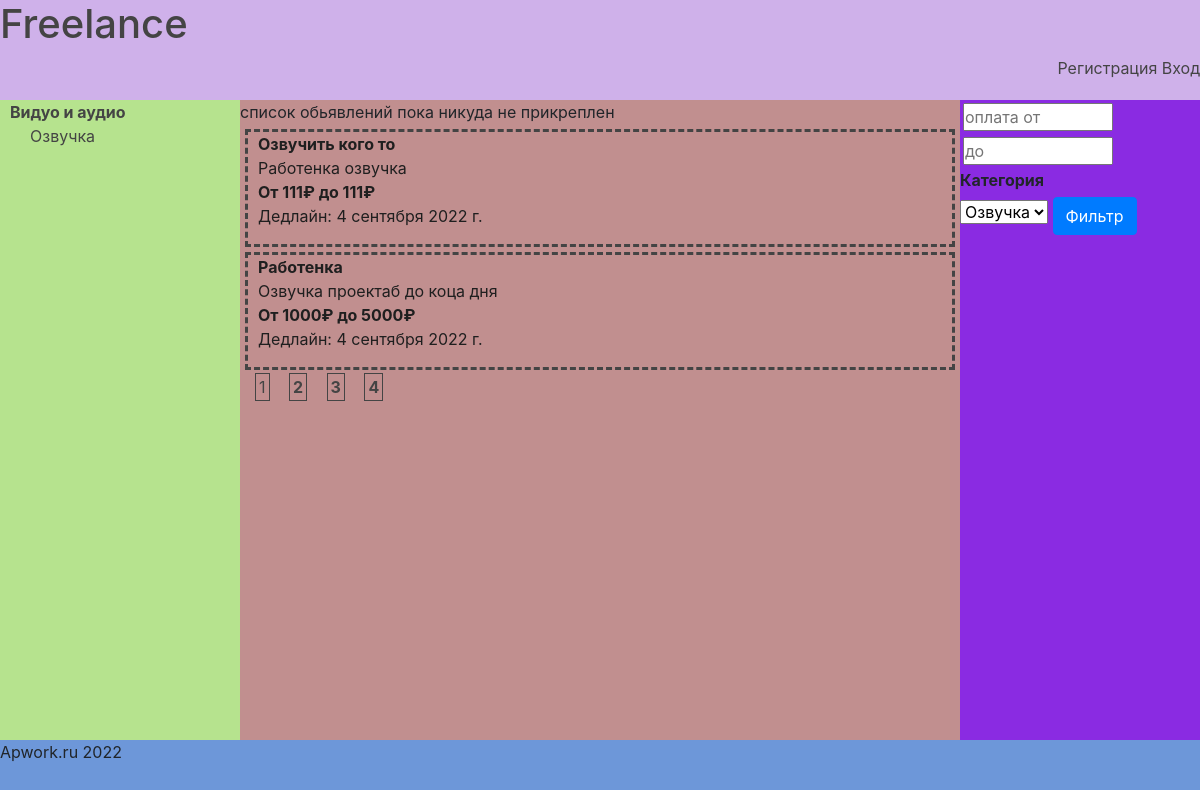
The page /job/ on the database as committed earlier.
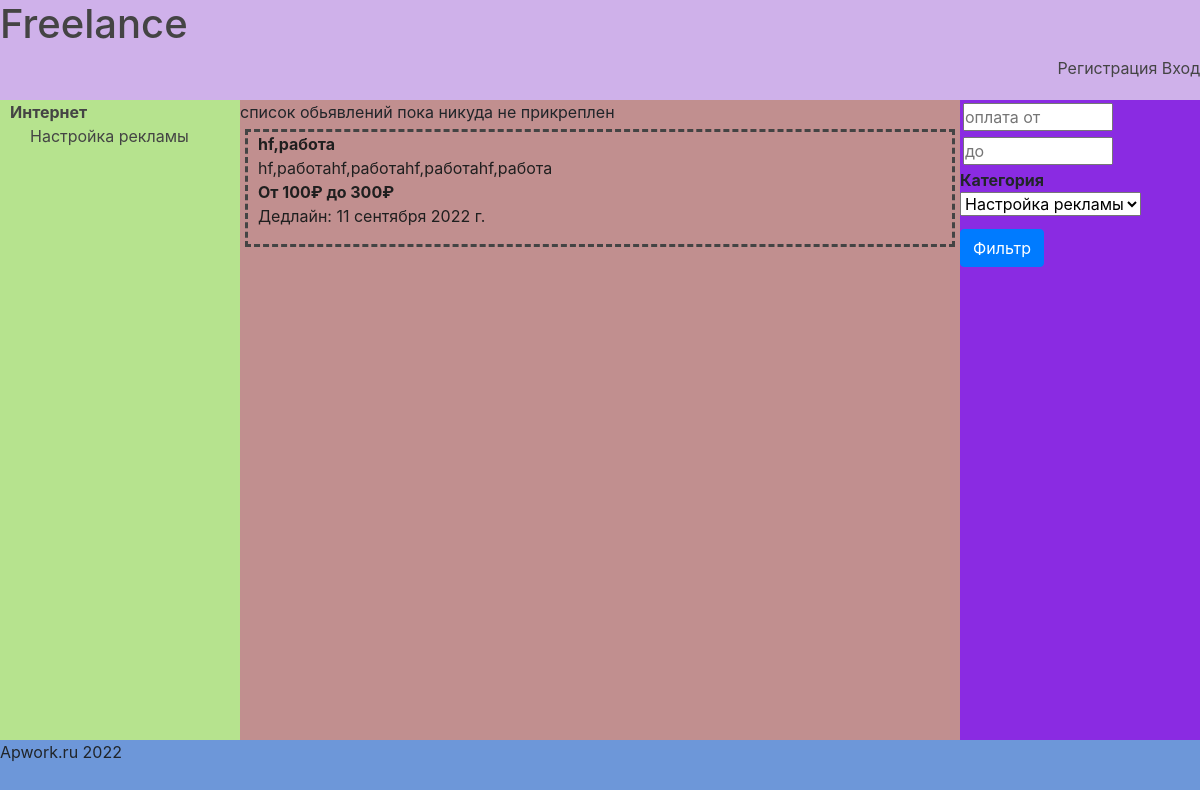
The same page on the database as committed later.
### main/models.py (models this page shows, shortened)
class SubCategory(models.Model):
    tittle_sub_cat = models.CharField(max_length=50, verbose_name='Подкатегория')
    category = models.ForeignKey('Category', on_delete=models.PROTECT, verbose_name='Категория')
    slug_sub_cat = models.SlugField(unique=True, verbose_name='URL', max_length=150, primary_key=True)
    class Meta:
        verbose_name = 'Подкатегория'
        verbose_name_plural = 'Подкатегории'

class Category(models.Model):
    title_cat = models.CharField(max_length=50, verbose_name='Категория')
    slug_cat = models.SlugField(unique=True, verbose_name='URL', max_length=100)
    class Meta:
        verbose_name = 'Категория'
        verbose_name_plural = 'Категории'

class Job(models.Model):
    title = models.CharField(max_length=150, verbose_name='Название')
    description = models.TextField(max_length=2000, verbose_name='Описание')
    expired_date = models.DateField(help_text='Необходимо завершить до', null=True, verbose_name='Дедлайн', blank=True)
    create_date = models.DateTimeField(auto_now_add=True, verbose_name='Дата создания')
    author = models.ForeignKey(AdvUser, on_delete=models.CASCADE, verbose_name='Работодатель')
    executor = models.ForeignKey(AdvUser, on_delete=models.PROTECT, related_name='executor',
                                 null=True, verbose_name='Исполнитель')
    min_price = models.PositiveIntegerField(blank=True, verbose_name='Минимальная оплата')
    max_price = models.PositiveIntegerField(blank=False, null=False, verbose_name='Максимальная оплата')
    is_active = models.BooleanField(default=True, verbose_name='Активно')
    processing = models.BooleanField(default=False, verbose_name='В работе')
    offer = models.PositiveIntegerField(blank=True, default=0)
    category = models.ForeignKey('SubCategory', on_delete=models.PROTECT, verbose_name='Категория')
    class Meta:
        verbose_name = 'Работа'
        verbose_name_plural = 'Работа'

### main/views.py (the view)
# urls.py: path('job/', views.JobListView.as_view(), name='job'),
class JobListView(ListView):
    template_name = 'job.html'
    paginate_by = 2
    context_object_name = 'form'
    def get_queryset(self):
        queryset = Job.objects.filter(is_active=True, processing=False)
        return queryset

### main/midlewares.py (called while the page is built)
def category_context_processor(request):
    if request.method == 'GET' or 'category' in request.POST:
        context = {'category': SubCategory.objects.all(),
                   "keyword": "",
                   'all': ""}
        return context
    else:
        return {'nothing': 'OK'}

### templates/job.html
{% extends 'basic.html' %}
{% block content %}
    список обьявлений пока никуда не прикреплен
    {% include 'module/view_list_job.html' %}
    <div class="pagination">
        {% if paginator.num_pages == 1 %}
        {% else %}
            <ul>
                {% for page in paginator.page_range %}
                    {% if page_obj.number == page %}
                        <li>{{ page }}</li>
                    {% else %}
                        <a href="{% url 'job' %}?page={{ page }}">
                            <li><strong>{{ page }}</strong></li>
                        </a>
                    {% endif %}
                {% endfor %}
            </ul>
        {% endif %}
    </div>
{% endblock %}

### templates/basic.html (shortened to what this page needs)
{% load static %}
{% load bootstrap4 %}
<!doctype html>
<html lang="ru">
<head>
    <link rel="stylesheet" href="{% static 'style/style.css' %}">
    {% bootstrap_css %}
</head>
<body>
<div id="main">
    <div id="header">
        <a href="{% url 'home' %}"><h1>Freelance</h1></a>
        <ul>
            {% if request.user.is_authenticated %}
                <a href="{% url 'account' %}">
                    <li>Профиль</li>
                </a>
                <li><a href="{% url 'logout' %}">Выход</a></li>
            {% else %}
                <li><a href="{% url 'register' %}">Регистрация</a></li>
                <li><a href="{% url 'login' %}">Вход</a></li>
                </ul>
            {% endif %}
    </div>
    <div id="menu">
        {% block menu %}
            <ul>
                {% for cat in category %}
                    {% ifchanged cat.category.pk %}
                        <li><b>{{ cat.category.title_cat }}</b></li>
                    {% endifchanged %}
                    <li><a href="{% url 'job_cat_view' cat.slug_sub_cat %}">
                        {{ cat.tittle_sub_cat }}</a></li>
                {% endfor %}
            </ul>
        {% endblock %}
    </div>
    <div id="content">
        {% block content %}{% endblock %}
    </div>
    <div id="filter">
        {% block filter %}
            <form action="{% url 'filter' %}" method="post">
                <input type="number" class="filter-form" name="min_price" placeholder="оплата от" value="{{ min }}"/>
                <input type="number" class="filter-form" name="max_price" placeholder="до" value="{{ max }}"/>
                <strong>Категория</strong><br>
                <label>
                    <select name="category">
                        {% for cat in category %}
                            <option value="{{ cat.slug_sub_cat }}">{{ cat.tittle_sub_cat }}</option>
                        {% endfor %}
                    </select>
                </label>
                <button style="margin-top: 5px" type="submit" class="btn btn-primary">Фильтр</button>
            </form>
        {% endblock %}
    </div>
    <div id="footer">
        <p>Apwork.ru {% now "Y" %}</p>
    </div>
</div>
</body>
</html>

### templates/module/view_list_job.html
{% for f in form %}
    <div class="block-job">
        <ul>
            <a href="{% url 'job_view' f.pk %}">
                <li><strong>{{ f.title }}</strong></li>
            </a>
            <li class="text">{{ f.description }}</li>
            <li><strong>От {{ f.min_price }}₽ до {{ f.max_price }}₽</strong></li>
            <li>Дедлайн: {{ f.expired_date }}</li>
        </ul>
    </div>
{% endfor %}

Rows that differ between the two databases and show on the page:
removed SubCategory: category.title_cat "Видуо и аудио", tittle_sub_cat "Озвучка"
removed Job: title "Озвучить кого то", description "Работенка озвучка", min_price "111", max_price "111", expired_date "4 сентября 2022 г."
removed Job: title "Работенка", description "Озвучка проектаб до коца дня", min_price "1000", max_price "5000", expired_date "4 сентября 2022 г."
added SubCategory: category.title_cat "Интернет", tittle_sub_cat "Настройка рекламы"
added Job: title "hf,работа", description "hf,работаhf,работаhf,работаhf,работа", min_price "100", max_price "300", expired_date "11 сентября 2022 г."
Other text that changed with them:
form field category: "Озвучка" → "Настройка рекламы"
list line gone: "1"
list line gone: "2"
list line gone: "3"
list line gone: "4"
